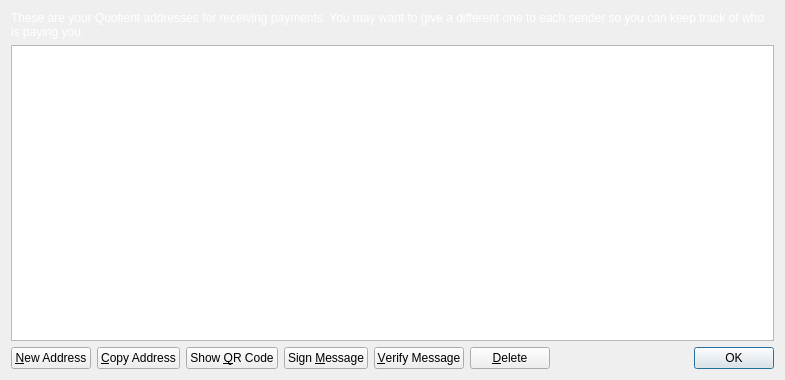
<?xml version="1.0" encoding="UTF-8"?>
<ui version="4.0">
 <class>AddressBookPage</class>
 <widget class="QWidget" name="AddressBookPage">
  <property name="geometry">
   <rect>
    <x>0</x>
    <y>0</y>
    <width>785</width>
    <height>380</height>
   </rect>
  </property>
  <property name="windowTitle">
   <string>Address Book</string>
  </property>
  <layout class="QVBoxLayout" name="verticalLayout">
   <item>
    <widget class="QLabel" name="labelExplanation">
     <property name="styleSheet">
      <string notr="true">color: #ffffff;</string>
     </property>
     <property name="text">
      <string>These are your Quotient addresses for receiving payments. You may want to give a different one to each sender so you can keep track of who is paying you.</string>
     </property>
     <property name="textFormat">
      <enum>Qt::PlainText</enum>
     </property>
     <property name="wordWrap">
      <bool>true</bool>
     </property>
    </widget>
   </item>
   <item>
    <widget class="QTableView" name="tableView">
     <property name="contextMenuPolicy">
      <enum>Qt::CustomContextMenu</enum>
     </property>
     <property name="toolTip">
      <string>Double-click to edit address or label</string>
     </property>
     <property name="tabKeyNavigation">
      <bool>false</bool>
     </property>
     <property name="alternatingRowColors">
      <bool>true</bool>
     </property>
     <property name="selectionMode">
      <enum>QAbstractItemView::SingleSelection</enum>
     </property>
     <property name="selectionBehavior">
      <enum>QAbstractItemView::SelectRows</enum>
     </property>
     <property name="sortingEnabled">
      <bool>true</bool>
     </property>
     <attribute name="verticalHeaderVisible">
      <bool>false</bool>
     </attribute>
    </widget>
   </item>
   <item>
    <layout class="QHBoxLayout" name="horizontalLayout">
     <item>
      <widget class="QPushButton" name="newAddressButton">
       <property name="toolTip">
        <string>Create a new address</string>
       </property>
       <property name="text">
        <string>&amp;New Address</string>
       </property>
       <property name="icon">
        <iconset resource="../bitcoin.qrc">
         <normaloff>:/icons/add</normaloff>:/icons/add</iconset>
       </property>
      </widget>
     </item>
     <item>
      <widget class="QPushButton" name="copyToClipboard">
       <property name="toolTip">
        <string>Copy the currently selected address to the system clipboard</string>
       </property>
       <property name="text">
        <string>&amp;Copy Address</string>
       </property>
       <property name="icon">
        <iconset resource="../bitcoin.qrc">
         <normaloff>:/icons/editcopy</normaloff>:/icons/editcopy</iconset>
       </property>
      </widget>
     </item>
     <item>
      <widget class="QPushButton" name="showQRCode">
       <property name="text">
        <string>Show &amp;QR Code</string>
       </property>
       <property name="icon">
        <iconset resource="../bitcoin.qrc">
         <normaloff>:/icons/qrcode</normaloff>:/icons/qrcode</iconset>
       </property>
      </widget>
     </item>
     <item>
      <widget class="QPushButton" name="signMessage">
       <property name="toolTip">
        <string>Sign a message to prove you own a Quotient address</string>
       </property>
       <property name="text">
        <string>Sign &amp;Message</string>
       </property>
       <property name="icon">
        <iconset resource="../bitcoin.qrc">
         <normaloff>:/icons/edit</normaloff>:/icons/edit</iconset>
       </property>
      </widget>
     </item>
     <item>
      <widget class="QPushButton" name="verifyMessage">
       <property name="toolTip">
        <string>Verify a message to ensure it was signed with a specified Quotient address</string>
       </property>
       <property name="text">
        <string>&amp;Verify Message</string>
       </property>
       <property name="icon">
        <iconset resource="../bitcoin.qrc">
         <normaloff>:/icons/transaction_0</normaloff>:/icons/transaction_0</iconset>
       </property>
      </widget>
     </item>
     <item>
      <widget class="QPushButton" name="deleteButton">
       <property name="toolTip">
        <string>Delete the currently selected address from the list</string>
       </property>
       <property name="text">
        <string>&amp;Delete</string>
       </property>
       <property name="icon">
        <iconset resource="../bitcoin.qrc">
         <normaloff>:/icons/remove</normaloff>:/icons/remove</iconset>
       </property>
      </widget>
     </item>
     <item>
      <spacer name="horizontalSpacer">
       <property name="orientation">
        <enum>Qt::Horizontal</enum>
       </property>
       <property name="sizeHint" stdset="0">
        <size>
         <width>40</width>
         <height>20</height>
        </size>
       </property>
      </spacer>
     </item>
     <item>
      <widget class="QDialogButtonBox" name="buttonBox">
       <property name="sizePolicy">
        <sizepolicy hsizetype="Maximum" vsizetype="Fixed">
         <horstretch>0</horstretch>
         <verstretch>0</verstretch>
        </sizepolicy>
       </property>
       <property name="standardButtons">
        <set>QDialogButtonBox::Ok</set>
       </property>
      </widget>
     </item>
    </layout>
   </item>
  </layout>
 </widget>
 <resources>
  <include location="../bitcoin.qrc"/>
 </resources>
 <connections/>
</ui>
